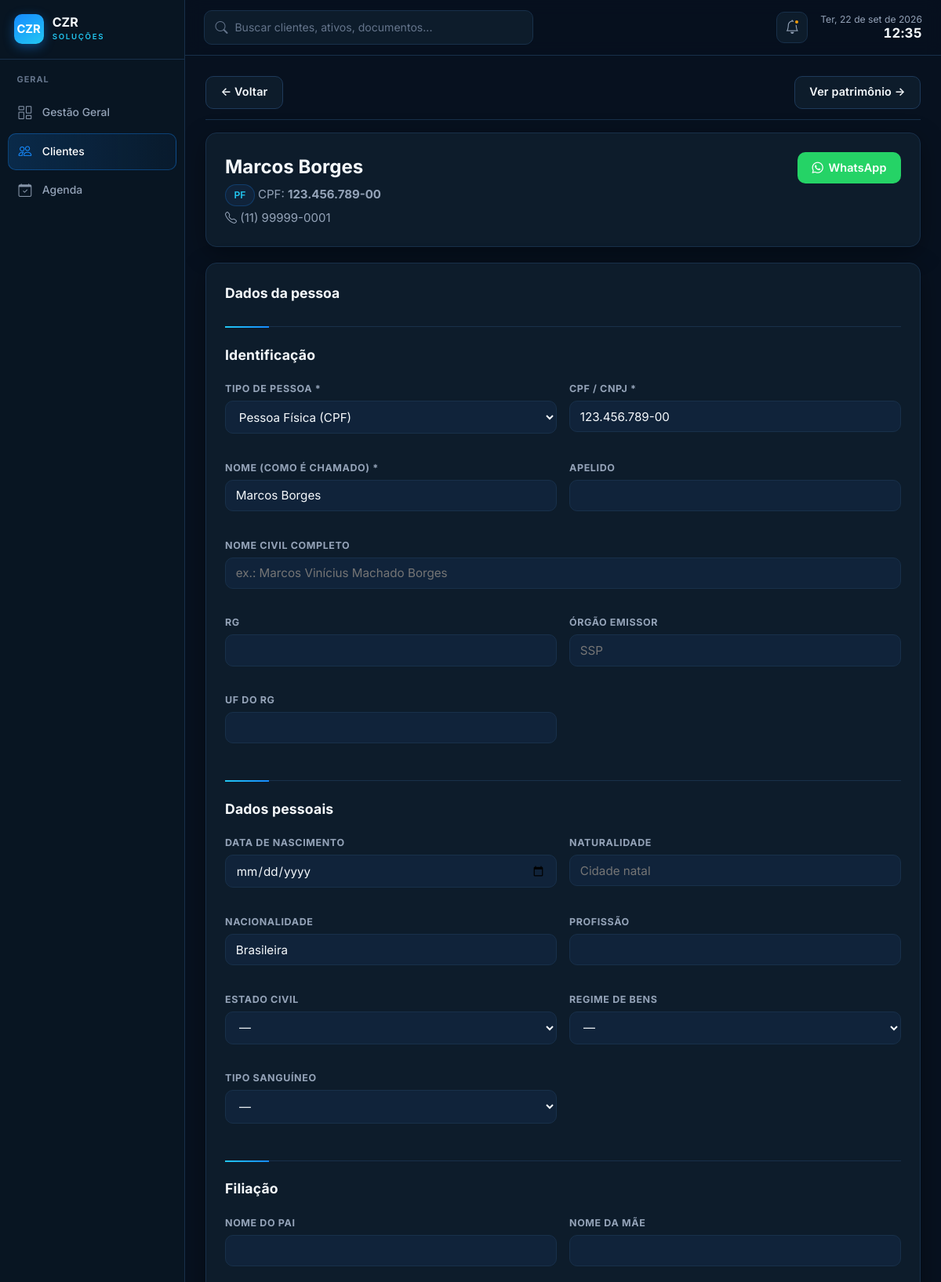
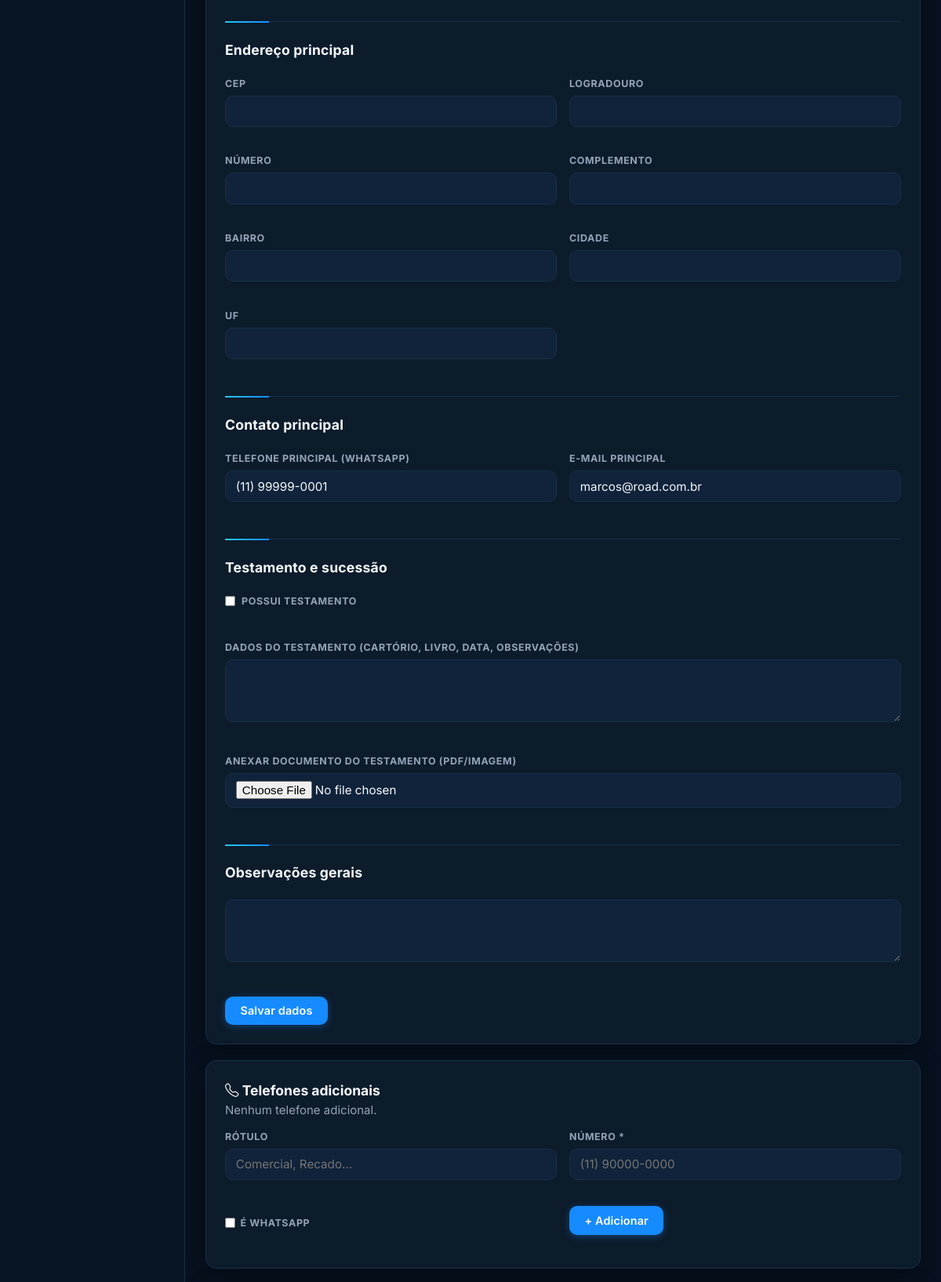
The app's page /clientes/editar?id=1 (signed in, upper part) with its own data (2 pictures, top to bottom).
### tables this page shows
CREATE TABLE IF NOT EXISTS clientes (
  id              INT AUTO_INCREMENT PRIMARY KEY,
  usuario_id      INT NULL,                           
  tipo_pessoa     ENUM('PF','PJ') NOT NULL DEFAULT 'PF',
  nome            VARCHAR(200) NOT NULL,              
  nome_completo   VARCHAR(200) NULL,                  
  apelido         VARCHAR(80)  NULL,
  cpf_cnpj        VARCHAR(18)  NOT NULL,
  rg              VARCHAR(20)  NULL,
  rg_orgao        VARCHAR(30)  NULL,
  rg_uf           VARCHAR(2)   NULL,
  data_nascimento DATE         NULL,
  naturalidade    VARCHAR(80)  NULL,
  nacionalidade   VARCHAR(60)  NULL DEFAULT 'Brasileira',
  estado_civil    ENUM('solteiro','casado','divorciado','viuvo','uniao_estavel','separado') NULL,
  regime_bens     ENUM('comunhao_parcial','comunhao_universal','separacao_total','participacao_final','nao_aplicavel') NULL,
  profissao       VARCHAR(80)  NULL,
  tipo_sanguineo  ENUM('A+','A-','B+','B-','AB+','AB-','O+','O-') NULL,
  nome_pai        VARCHAR(200) NULL,
  nome_mae        VARCHAR(200) NULL,
  cep             VARCHAR(9)   NULL,                  
  logradouro      VARCHAR(200) NULL,
  numero          VARCHAR(20)  NULL,
  complemento     VARCHAR(100) NULL,
  bairro          VARCHAR(100) NULL,
  cidade          VARCHAR(100) NULL,
  uf              VARCHAR(2)   NULL,
  email           VARCHAR(150) NULL,                  
  telefone        VARCHAR(20)  NULL,                  
  tem_testamento  TINYINT(1) NOT NULL DEFAULT 0,
  testamento_obs  TEXT         NULL,
  observacoes     TEXT         NULL,
  ativo           TINYINT(1) NOT NULL DEFAULT 1,
  criado_em       DATETIME NOT NULL DEFAULT CURRENT_TIMESTAMP,
  FOREIGN KEY (usuario_id) REFERENCES usuarios(id) ON DELETE SET NULL
);

### app/Core/View.php (called while the page is built, shortened)
<?php
class View
{
    public static function render(string $view, array $data = []): void
    {
        $file = APP_PATH . '/Views/' . $view . '.php';
        extract($data, EXTR_SKIP);
        require $file;
    }
}

### app/Core/Controller.php (called while the page is built, shortened)
<?php
abstract class Controller
{
    protected function view(string $view, array $data = []): void
    {
        View::render($view, $data);
    }
}

### app/Controllers/ClientesController.php (called while the page is built, shortened)
<?php
class ClientesController extends Controller
{
    public function editar(): void
    {
        $id = (int) ($_GET['id'] ?? 0);
        $cliente = Cliente::buscar($id);
        $subs = Pessoa::subListas($id);
        $this->view('clientes/editar', compact('cliente', 'erro', 'subs', 'documentos', 'login'));
    }
}

### app/Core/Router.php (called while the page is built, shortened)
<?php
class Router
{
    private array $routes = ['GET' => [], 'POST' => []];
    public function get(string $path, array $handler): void
    {
        $this->routes['GET'][trim($path, '/')] = $handler;
    }
    public function post(string $path, array $handler): void
    {
        $this->routes['POST'][trim($path, '/')] = $handler;
    }
    public function dispatch(string $url, string $method): void
    {
        $url    = trim($url, '/');
        $method = strtoupper($method) === 'POST' ? 'POST' : 'GET';
        $handler = $this->routes[$method][$url] ?? null;
        [$class, $action] = $handler;
        (new $class())->$action();
    }
}

### index.php (called while the page is built, shortened)
<?php
require_once __DIR__ . '/app/bootstrap.php';
$router = new Router();
$router->dispatch($_GET['url'] ?? '', $_SERVER['REQUEST_METHOD']);

### includes/functions.php (called while the page is built, shortened)
<?php
function base_url(string $path = ''): string {
    $base = defined('BASE_URL') ? BASE_URL : '/cezar/';
    return $base . ltrim($path, '/');
}
function link_whatsapp(?string $telefone): string {
    $d = preg_replace('/\D/', '', $telefone ?? '');
    if (strlen($d) <= 11) $d = '55' . $d;
    return 'https://wa.me/' . $d;
}
function h(string $str): string {
    return htmlspecialchars($str, ENT_QUOTES, 'UTF-8');
}

### app/bootstrap.php (called while the page is built, shortened)
<?php
spl_autoload_register(function (string $class): void {
    foreach (['Core', 'Controllers', 'Models'] as $dir) {
        $file = APP_PATH . '/' . $dir . '/' . $class . '.php';
        if (is_file($file)) {
            return;
        }
    }
});

### includes/db.php (called while the page is built, shortened)
<?php
function db(): PDO
{
    static $pdo = null;
    if ($pdo === null) {
        $host    = Env::get('DB_HOST', '127.0.0.1');
        $name    = Env::get('DB_NAME', 'gestao_patrimonial');
        $user    = Env::get('DB_USER', 'root');
        $pass    = Env::get('DB_PASS', '');
        $charset = Env::get('DB_CHARSET', 'utf8mb4');
        $dsn = "mysql:host={$host};dbname={$name};charset={$charset}";
        $pdo = new PDO($dsn, $user, $pass, [
            PDO::ATTR_ERRMODE            => PDO::ERRMODE_EXCEPTION,
            PDO::ATTR_DEFAULT_FETCH_MODE => PDO::FETCH_ASSOC,
            PDO::ATTR_EMULATE_PREPARES   => false,
        ]);
    }
    return $pdo;
}

### app/Models/Cliente.php (called while the page is built, shortened)
<?php
class Cliente
{
    public static function buscar(int $id): ?array
    {
        $s = db()->prepare('SELECT * FROM clientes WHERE id = ?');
        $s->execute([$id]);
        return $s->fetch() ?: null;
    }
}

### app/Models/Pessoa.php (called while the page is built, shortened)
<?php
class Pessoa
{
    private static function tabela(string $chave): string
    {
        return self::TABELAS[$chave];
    }
    public static function listar(string $chave, int $clienteId): array
    {
        $t = self::tabela($chave);
        $s = db()->prepare("SELECT * FROM $t WHERE cliente_id = ? ORDER BY id");
        $s->execute([$clienteId]);
        return $s->fetchAll();
    }
    public static function subListas(int $clienteId): array
    {
        $out = [];
        foreach (array_keys(self::TABELAS) as $chave) {
            $out[$chave] = self::listar($chave, $clienteId);
        }
        return $out;
    }
}

### app/Views/clientes/_campos.php (the view, shortened to what this page needs)
<?php
$v = fn(string $k) => h((string) ($_POST[$k] ?? $cliente[$k] ?? ''));
$sel = fn(string $k, string $opt) => (($_POST[$k] ?? $cliente[$k] ?? '') === $opt) ? 'selected' : '';
$ehEdicao = isset($cliente);
?>
<div class="form-secao"><div class="form-secao-titulo">Identificação</div></div>
<div class="form-grid form-grid-2">
  <div class="form-grupo">
    <label>Tipo de pessoa *</label>
    <select name="tipo_pessoa">
      <option value="PF" <?= $sel('tipo_pessoa','PF') ?>>Pessoa Física (CPF)</option>
    </select>
  </div>
  <div class="form-grupo">
    <label>CPF / CNPJ *</label>
    <input type="text" name="cpf_cnpj" required oninput="mascara_cpf_cnpj(this)" maxlength="18" value="<?= $v('cpf_cnpj') ?>">
  </div>
  <div class="form-grupo">
    <label>Nome (como é chamado) *</label>
    <input type="text" name="nome" required value="<?= $v('nome') ?>" placeholder="ex.: Marcos Borges">
  </div>
  <div class="form-grupo">
    <label>Apelido</label>
    <input type="text" name="apelido" value="<?= $v('apelido') ?>">
  </div>
  <div class="form-grupo" style="grid-column:1/-1">
    <label>Nome civil completo</label>
    <input type="text" name="nome_completo" value="<?= $v('nome_completo') ?>" placeholder="ex.: Marcos Vinícius Machado Borges">
  </div>
  <div class="form-grupo">
    <label>RG</label>
    <input type="text" name="rg" value="<?= $v('rg') ?>">
  </div>
  <div class="form-grupo">
    <label>Órgão emissor</label>
    <input type="text" name="rg_orgao" value="<?= $v('rg_orgao') ?>" placeholder="SSP">
  </div>
  <div class="form-grupo">
    <label>UF do RG</label>
    <input type="text" name="rg_uf" maxlength="2" value="<?= $v('rg_uf') ?>" style="text-transform:uppercase">
  </div>
</div>
<div class="form-secao"><div class="form-secao-titulo">Dados pessoais</div></div>
<div class="form-grid form-grid-2">
  <div class="form-grupo">
    <label>Data de nascimento</label>
    <input type="date" name="data_nascimento" value="<?= $v('data_nascimento') ?>">
  </div>
  <div class="form-grupo">
    <label>Naturalidade</label>
    <input type="text" name="naturalidade" value="<?= $v('naturalidade') ?>" placeholder="Cidade natal">
  </div>
  <div class="form-grupo">
    <label>Nacionalidade</label>
    <input type="text" name="nacionalidade" value="<?= h((string)($_POST['nacionalidade'] ?? $cliente['nacionalidade'] ?? 'Brasileira')) ?>">
  </div>
  <div class="form-grupo">
    <label>Profissão</label>
    <input type="text" name="profissao" value="<?= $v('profissao') ?>">
  </div>
  <div class="form-grupo">
    <label>Estado civil</label>
    <select name="estado_civil">
      <option value="">—</option>
    </select>
  </div>
  <div class="form-grupo">
    <label>Regime de bens</label>
    <select name="regime_bens">
      <option value="">—</option>
    </select>
  </div>
  <div class="form-grupo">
    <label>Tipo sanguíneo</label>
    <select name="tipo_sanguineo">
      <option value="">—</option>
    </select>
  </div>
</div>
<div class="form-secao"><div class="form-secao-titulo">Filiação</div></div>
<div class="form-grid form-grid-2">
  <div class="form-grupo">
    <label>Nome do pai</label>
    <input type="text" name="nome_pai" value="<?= $v('nome_pai') ?>">
  </div>
  <div class="form-grupo">
    <label>Nome da mãe</label>
    <input type="text" name="nome_mae" value="<?= $v('nome_mae') ?>">
  </div>
</div>
<div class="form-secao"><div class="form-secao-titulo">Endereço principal</div></div>
<div class="form-grid form-grid-2">
  <div class="form-grupo">
    <label>CEP</label>
    <input type="text" name="cep" maxlength="9" value="<?= $v('cep') ?>"
           oninput="mascara_cep(this)" onblur="busca_cep(this)">
  </div>
  <div class="form-grupo" style="grid-column:2/-1">
    <label>Logradouro</label>
    <input type="text" name="logradouro" id="logradouro" value="<?= $v('logradouro') ?>">
  </div>
  <div class="form-grupo">
    <label>Número</label>
    <input type="text" name="numero" value="<?= $v('numero') ?>">
  </div>
  <div class="form-grupo">
    <label>Complemento</label>
    <input type="text" name="complemento" value="<?= $v('complemento') ?>">
  </div>
  <div class="form-grupo">
    <label>Bairro</label>
    <input type="text" name="bairro" id="bairro" value="<?= $v('bairro') ?>">
  </div>
  <div class="form-grupo">
    <label>Cidade</label>
    <input type="text" name="cidade" id="cidade" value="<?= $v('cidade') ?>">
  </div>
  <div class="form-grupo">
    <label>UF</label>
    <input type="text" name="uf" id="estado" maxlength="2" value="<?= $v('uf') ?>" style="text-transform:uppercase">
  </div>
</div>
<div class="form-secao"><div class="form-secao-titulo">Contato principal</div></div>
<div class="form-grid form-grid-2">
  <div class="form-grupo">
    <label>Telefone principal (WhatsApp)</label>
    <input type="text" name="telefone" value="<?= $v('telefone') ?>" placeholder="(11) 90000-0000">
  </div>
  <div class="form-grupo">
    <label>E-mail principal</label>
    <input type="email" name="email" value="<?= $v('email') ?>">
  </div>
</div>
<div class="form-secao"><div class="form-secao-titulo">Testamento e sucessão</div></div>
<div class="form-grid form-grid-2">
  <div class="form-grupo" style="grid-column:1/-1">
    <label style="display:flex;align-items:center;gap:.5rem;cursor:pointer">
      <input type="checkbox" name="tem_testamento" value="1" style="width:auto"
             <?= (($_POST['tem_testamento'] ?? $cliente['tem_testamento'] ?? 0)) ? 'checked' : '' ?>>
      Possui testamento
    </label>
  </div>
  <div class="form-grupo" style="grid-column:1/-1">
    <label>Dados do testamento (cartório, livro, data, observações)</label>
    <textarea name="testamento_obs" rows="2"><?= $v('testamento_obs') ?></textarea>
  </div>
  <?php if ($ehEdicao): ?>
  <div class="form-grupo" style="grid-column:1/-1">
    <label>Anexar documento do testamento (PDF/imagem)</label>
    <input type="file" name="testamento_arquivo" accept=".pdf,image/*">
  </div>
  <?php endif; ?>
</div>
<div class="form-secao"><div class="form-secao-titulo">Observações gerais</div></div>
<div class="form-grid">
  <div class="form-grupo" style="grid-column:1/-1">
    <textarea name="observacoes" rows="3"><?= $v('observacoes') ?></textarea>
  </div>
</div>

### app/Views/clientes/editar.php (shortened to what this page needs)
<?php
require APP_ROOT . '/includes/header.php';
$nomeExib = $cliente['nome_completo'] ?: $cliente['nome'];
$wa = link_whatsapp($cliente['telefone'] ?? '');
$del = fn($tipo, $itemId) => base_url("clientes/item-remover?tipo=$tipo&item=$itemId&id=" . $cliente['id']);
?>
<div class="container" style="max-width:960px">
  <div class="card-header" style="margin-bottom:1rem">
    <a href="<?= base_url('clientes') ?>" class="btn btn-secundario">← Voltar</a>
    <a href="<?= base_url('dashboard?cliente_id=' . $cliente['id']) ?>" class="btn btn-secundario">Ver patrimônio →</a>
  </div>
  <div class="card" style="margin-bottom:1.25rem">
    <div style="display:flex;justify-content:space-between;align-items:flex-start;gap:1rem;flex-wrap:wrap">
      <div>
        <div style="font-size:1.5rem;font-weight:700"><?= h($nomeExib) ?></div>
        <div style="color:var(--cor-secundario);margin-top:.25rem">
          <span class="tag"><?= $cliente['tipo_pessoa'] ?></span>
          <?= $cliente['tipo_pessoa'] === 'PF' ? 'CPF' : 'CNPJ' ?>: <strong><?= h($cliente['cpf_cnpj']) ?></strong>
        </div>
        <?php if ($cliente['telefone']): ?>
          <div style="color:var(--cor-secundario);margin-top:.2rem"><i class="bi bi-telephone"></i> <?= h($cliente['telefone']) ?></div>
        <?php endif; ?>
      </div>
      <?php if ($wa): ?>
        <a href="<?= h($wa) ?>" target="_blank" rel="noopener"
           class="btn" style="background:#25d366;color:#fff;border:none;white-space:nowrap">
          <i class="bi bi-whatsapp"></i> WhatsApp
        </a>
      <?php endif; ?>
    </div>
  </div>
  <div class="card" id="dados" style="margin-bottom:1.25rem">
    <h3 style="margin-top:0">Dados da pessoa</h3>
    <form method="post" enctype="multipart/form-data">
      <?php require __DIR__ . '/_campos.php'; ?>
      <div style="margin-top:1.25rem">
        <button type="submit" class="btn btn-primario">Salvar dados</button>
      </div>
    </form>
  </div>
  <div class="card" id="telefones" style="margin-bottom:1.25rem">
    <h3 style="margin-top:0"><i class="bi bi-telephone"></i> Telefones adicionais</h3>
    <?php if ($subs['telefones']): ?>
      <table class="tabela">
        <thead><tr><th>Rótulo</th><th>Número</th><th>WhatsApp</th><th></th></tr></thead>
        <tbody>
        <?php foreach ($subs['telefones'] as $t): ?>
          <tr>
            <td><?= h($t['rotulo'] ?? '—') ?></td>
            <td><?= h($t['numero']) ?></td>
            <td><?= $t['whatsapp'] ? '<i class="bi bi-whatsapp" style="color:#25d366"></i> sim' : '—' ?></td>
            <td style="text-align:right"><a href="<?= $del('telefones', $t['id']) ?>" class="btn btn-secundario btn-sm" onclick="return confirmar_exclusao('Remover este telefone?')">Excluir</a></td>
          </tr>
        <?php endforeach; ?>
        </tbody>
      </table>
    <?php else: ?><p style="color:var(--cor-secundario)">Nenhum telefone adicional.</p><?php endif; ?>
    <form method="post" class="form-grid form-grid-2" style="margin-top:.75rem;align-items:end">
      <div class="form-grupo"><label>Rótulo</label><input type="text" name="rotulo" placeholder="Comercial, Recado…"></div>
      <div class="form-grupo"><label>Número *</label><input type="text" name="numero" required placeholder="(11) 90000-0000"></div>
      <div class="form-grupo"><label style="display:flex;align-items:center;gap:.4rem;cursor:pointer"><input type="checkbox" name="whatsapp" value="1" style="width:auto"> É WhatsApp</label></div>
      <div class="form-grupo"><button type="submit" class="btn btn-primario">+ Adicionar</button></div>
    </form>
  </div>
</div>
<?php require APP_ROOT . '/includes/footer.php'; ?>

### records on screen
clientes: nome "Marcos Borges", tipo_pessoa "PF", cpf_cnpj "123.456.789-00", telefone "(11) 99999-0001", nacionalidade "Brasileira", email "marcos@road.com.br"

### other values on screen
$data_fmt "Ter, 22 de set de 2026"
$titulo "GERAL"
$rotulo "Gestão Geral"
$rotulo "Clientes"
$rotulo "Agenda"
